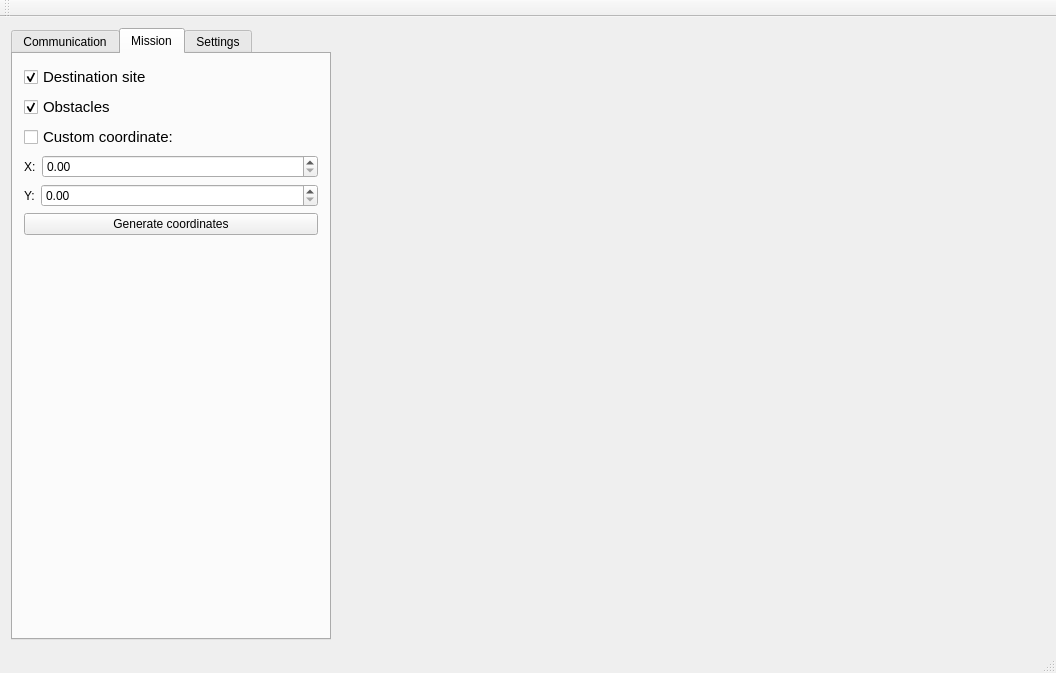
<?xml version="1.0" encoding="UTF-8"?>
<ui version="4.0">
 <class>MainWindow</class>
 <widget class="QMainWindow" name="MainWindow">
  <property name="geometry">
   <rect>
    <x>0</x>
    <y>0</y>
    <width>1056</width>
    <height>673</height>
   </rect>
  </property>
  <property name="windowTitle">
   <string>Vision System 3</string>
  </property>
  <widget class="QWidget" name="centralWidget">
   <layout class="QHBoxLayout" name="horizontalLayout_2">
    <item>
     <layout class="QHBoxLayout" name="mainHBoxLayout">
      <item>
       <layout class="QVBoxLayout" name="leftVBoxLayout">
        <item>
         <widget class="QTabWidget" name="leftTabWidget">
          <property name="sizePolicy">
           <sizepolicy hsizetype="Fixed" vsizetype="Expanding">
            <horstretch>0</horstretch>
            <verstretch>0</verstretch>
           </sizepolicy>
          </property>
          <property name="minimumSize">
           <size>
            <width>320</width>
            <height>0</height>
           </size>
          </property>
          <property name="currentIndex">
           <number>1</number>
          </property>
          <widget class="QWidget" name="tab">
           <attribute name="title">
            <string>Communication</string>
           </attribute>
           <layout class="QVBoxLayout" name="verticalLayout_3">
            <item>
             <layout class="QVBoxLayout" name="communicationVBoxLayout"/>
            </item>
           </layout>
          </widget>
          <widget class="QWidget" name="tab_3">
           <attribute name="title">
            <string>Mission</string>
           </attribute>
           <layout class="QGridLayout" name="gridLayout">
            <item row="0" column="0">
             <layout class="QVBoxLayout" name="verticalLayout">
              <item>
               <widget class="QCheckBox" name="targetSiteCheckbox">
                <property name="font">
                 <font>
                  <pointsize>11</pointsize>
                 </font>
                </property>
                <property name="text">
                 <string>Destination site</string>
                </property>
                <property name="checked">
                 <bool>true</bool>
                </property>
               </widget>
              </item>
              <item>
               <widget class="QCheckBox" name="obstaclesCheckbox">
                <property name="font">
                 <font>
                  <pointsize>11</pointsize>
                 </font>
                </property>
                <property name="text">
                 <string>Obstacles</string>
                </property>
                <property name="checked">
                 <bool>true</bool>
                </property>
               </widget>
              </item>
              <item>
               <widget class="QCheckBox" name="customCheckbox">
                <property name="font">
                 <font>
                  <pointsize>11</pointsize>
                 </font>
                </property>
                <property name="text">
                 <string>Custom coordinate:</string>
                </property>
               </widget>
              </item>
              <item>
               <layout class="QHBoxLayout" name="horizontalLayout">
                <item>
                 <widget class="QLabel" name="label_12">
                  <property name="text">
                   <string>X:</string>
                  </property>
                 </widget>
                </item>
                <item>
                 <widget class="QDoubleSpinBox" name="customX">
                  <property name="sizePolicy">
                   <sizepolicy hsizetype="MinimumExpanding" vsizetype="Fixed">
                    <horstretch>0</horstretch>
                    <verstretch>0</verstretch>
                   </sizepolicy>
                  </property>
                  <property name="singleStep">
                   <double>0.010000000000000</double>
                  </property>
                 </widget>
                </item>
               </layout>
              </item>
              <item>
               <layout class="QHBoxLayout" name="horizontalLayout_4">
                <item>
                 <widget class="QLabel" name="label_13">
                  <property name="text">
                   <string>Y:</string>
                  </property>
                 </widget>
                </item>
                <item>
                 <widget class="QDoubleSpinBox" name="customY">
                  <property name="sizePolicy">
                   <sizepolicy hsizetype="MinimumExpanding" vsizetype="Fixed">
                    <horstretch>0</horstretch>
                    <verstretch>0</verstretch>
                   </sizepolicy>
                  </property>
                  <property name="singleStep">
                   <double>0.010000000000000</double>
                  </property>
                 </widget>
                </item>
               </layout>
              </item>
              <item>
               <widget class="QPushButton" name="randomStartButton">
                <property name="text">
                 <string>Generate coordinates</string>
                </property>
               </widget>
              </item>
              <item>
               <spacer name="verticalSpacer">
                <property name="orientation">
                 <enum>Qt::Vertical</enum>
                </property>
                <property name="sizeHint" stdset="0">
                 <size>
                  <width>20</width>
                  <height>40</height>
                 </size>
                </property>
               </spacer>
              </item>
             </layout>
            </item>
           </layout>
          </widget>
          <widget class="QWidget" name="tab_2">
           <attribute name="title">
            <string>Settings</string>
           </attribute>
           <layout class="QVBoxLayout" name="verticalLayout_2">
            <item>
             <layout class="QVBoxLayout" name="settingsVBoxLayout">
              <item>
               <layout class="QFormLayout" name="settingsFormLayout">
                <property name="fieldGrowthPolicy">
                 <enum>QFormLayout::AllNonFixedFieldsGrow</enum>
                </property>
                <item row="0" column="0">
                 <widget class="QLabel" name="label">
                  <property name="text">
                   <string>Camera Device</string>
                  </property>
                 </widget>
                </item>
                <item row="0" column="1">
                 <widget class="QSpinBox" name="cameraDeviceSpinBox"/>
                </item>
                <item row="1" column="0">
                 <widget class="QLabel" name="label_2">
                  <property name="text">
                   <string>Camera Resolution</string>
                  </property>
                 </widget>
                </item>
                <item row="1" column="1">
                 <widget class="QComboBox" name="cameraResolutionComboBox">
                  <property name="editable">
                   <bool>false</bool>
                  </property>
                  <item>
                   <property name="text">
                    <string>640x480</string>
                   </property>
                  </item>
                  <item>
                   <property name="text">
                    <string>1920x1080</string>
                   </property>
                  </item>
                 </widget>
                </item>
                <item row="2" column="0">
                 <widget class="QLabel" name="label_3">
                  <property name="text">
                   <string>Frame Rate (ms)</string>
                  </property>
                 </widget>
                </item>
                <item row="2" column="1">
                 <widget class="QLineEdit" name="frameRateLineEdit"/>
                </item>
                <item row="3" column="0">
                 <widget class="QLabel" name="label_4">
                  <property name="text">
                   <string>Marker Size (m)</string>
                  </property>
                 </widget>
                </item>
                <item row="3" column="1">
                 <widget class="QLineEdit" name="markerSizeLineEdit"/>
                </item>
                <item row="4" column="0">
                 <widget class="QLabel" name="label_5">
                  <property name="text">
                   <string>Arena Width (m)</string>
                  </property>
                 </widget>
                </item>
                <item row="4" column="1">
                 <widget class="QLineEdit" name="arenaWidthLineEdit"/>
                </item>
                <item row="5" column="0">
                 <widget class="QLabel" name="label_6">
                  <property name="text">
                   <string>Arena Height (m)</string>
                  </property>
                 </widget>
                </item>
                <item row="5" column="1">
                 <widget class="QLineEdit" name="arenaHeightLineEdit"/>
                </item>
                <item row="6" column="0">
                 <widget class="QLabel" name="label_7">
                  <property name="text">
                   <string>Calibration File</string>
                  </property>
                 </widget>
                </item>
                <item row="6" column="1">
                 <widget class="QLineEdit" name="calibrationFileLineEdit"/>
                </item>
                <item row="7" column="0">
                 <widget class="QLabel" name="label_8">
                  <property name="text">
                   <string/>
                  </property>
                 </widget>
                </item>
                <item row="8" column="0">
                 <widget class="QLabel" name="label_9">
                  <property name="text">
                   <string>Camera Brightness</string>
                  </property>
                 </widget>
                </item>
                <item row="8" column="1">
                 <widget class="QSlider" name="cameraBrightnessSlider">
                  <property name="maximum">
                   <number>255</number>
                  </property>
                  <property name="orientation">
                   <enum>Qt::Horizontal</enum>
                  </property>
                 </widget>
                </item>
                <item row="9" column="0">
                 <widget class="QLabel" name="label_10">
                  <property name="text">
                   <string>Camera Sharpness</string>
                  </property>
                 </widget>
                </item>
                <item row="9" column="1">
                 <widget class="QSlider" name="cameraSharpnessSlider">
                  <property name="maximum">
                   <number>255</number>
                  </property>
                  <property name="orientation">
                   <enum>Qt::Horizontal</enum>
                  </property>
                 </widget>
                </item>
                <item row="10" column="0">
                 <widget class="QLabel" name="label_11">
                  <property name="text">
                   <string>Camera Focus</string>
                  </property>
                 </widget>
                </item>
                <item row="10" column="1">
                 <widget class="QSlider" name="cameraFocusSlider">
                  <property name="maximum">
                   <number>255</number>
                  </property>
                  <property name="orientation">
                   <enum>Qt::Horizontal</enum>
                  </property>
                 </widget>
                </item>
                <item row="7" column="1">
                 <layout class="QHBoxLayout" name="horizontalLayout_3">
                  <item>
                   <spacer name="horizontalSpacer_2">
                    <property name="orientation">
                     <enum>Qt::Horizontal</enum>
                    </property>
                    <property name="sizeHint" stdset="0">
                     <size>
                      <width>40</width>
                      <height>20</height>
                     </size>
                    </property>
                   </spacer>
                  </item>
                  <item>
                   <widget class="QPushButton" name="calibrationFilePushButton">
                    <property name="text">
                     <string>Browse</string>
                    </property>
                   </widget>
                  </item>
                 </layout>
                </item>
               </layout>
              </item>
              <item>
               <widget class="Line" name="line">
                <property name="orientation">
                 <enum>Qt::Horizontal</enum>
                </property>
               </widget>
              </item>
              <item>
               <layout class="QHBoxLayout" name="settingsButtonsHBoxLayout">
                <item>
                 <spacer name="horizontalSpacer">
                  <property name="orientation">
                   <enum>Qt::Horizontal</enum>
                  </property>
                  <property name="sizeHint" stdset="0">
                   <size>
                    <width>40</width>
                    <height>20</height>
                   </size>
                  </property>
                 </spacer>
                </item>
                <item>
                 <widget class="QPushButton" name="applySettingsPushButton">
                  <property name="text">
                   <string>Apply</string>
                  </property>
                 </widget>
                </item>
               </layout>
              </item>
             </layout>
            </item>
           </layout>
          </widget>
         </widget>
        </item>
       </layout>
      </item>
      <item>
       <layout class="QVBoxLayout" name="rightVBoxLayout">
        <item>
         <widget class="QLabel" name="imageLabel">
          <property name="sizePolicy">
           <sizepolicy hsizetype="MinimumExpanding" vsizetype="Preferred">
            <horstretch>0</horstretch>
            <verstretch>0</verstretch>
           </sizepolicy>
          </property>
          <property name="text">
           <string/>
          </property>
         </widget>
        </item>
       </layout>
      </item>
     </layout>
    </item>
   </layout>
  </widget>
  <widget class="QMenuBar" name="menuBar">
   <property name="geometry">
    <rect>
     <x>0</x>
     <y>0</y>
     <width>1056</width>
     <height>19</height>
    </rect>
   </property>
  </widget>
  <widget class="QToolBar" name="mainToolBar">
   <attribute name="toolBarArea">
    <enum>TopToolBarArea</enum>
   </attribute>
   <attribute name="toolBarBreak">
    <bool>false</bool>
   </attribute>
  </widget>
  <widget class="QStatusBar" name="statusBar"/>
 </widget>
 <layoutdefault spacing="6" margin="11"/>
 <resources/>
 <connections/>
</ui>
